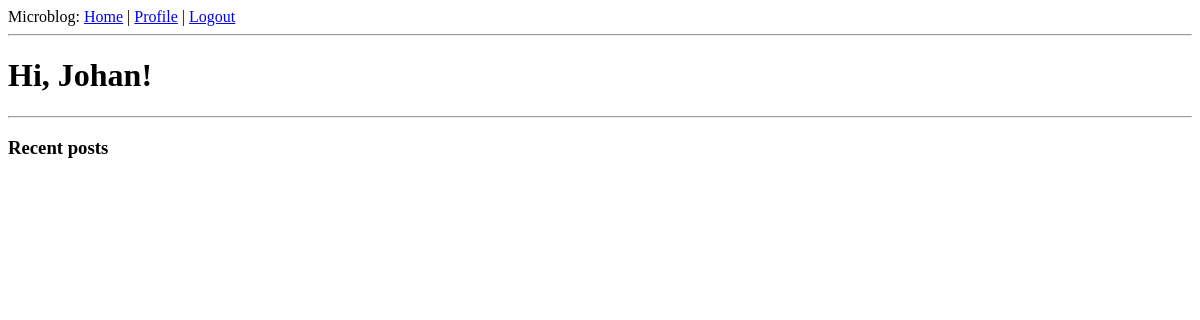
/index (signed in), run on an earlier commit of the app's database.
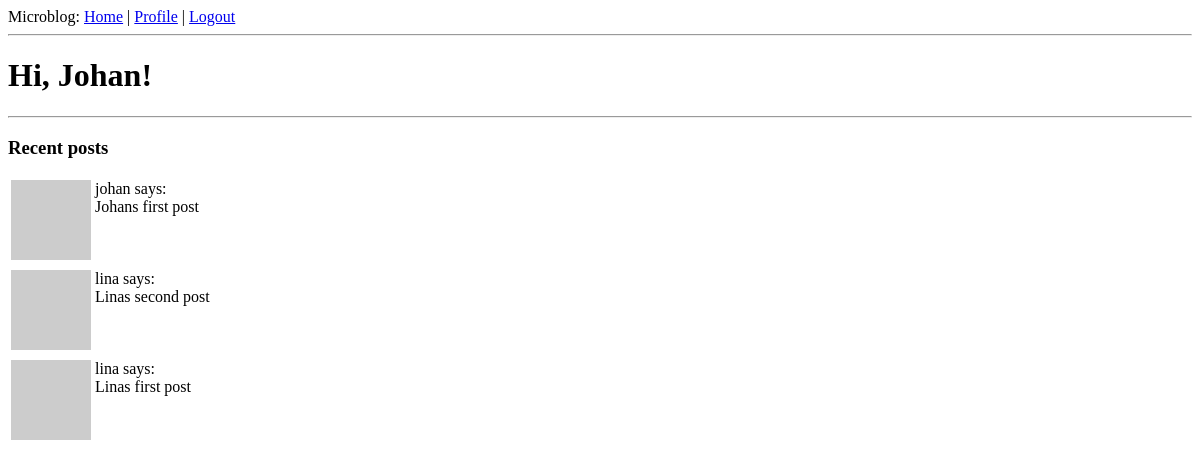
And on a later commit of the database.
### app/models.py (models this page shows, shortened)
class User(UserMixin, db.Model):
    id = db.Column(db.Integer, primary_key=True)
    username = db.Column(db.String(64), index=True, unique=True)
    email = db.Column(db.String(120), index=True, unique=True)
    password_hash = db.Column(db.String(128))
    about_me = db.Column(db.String(140))
    last_seen = db.Column(db.DateTime, default=datetime.utcnow)
    posts = db.relationship('Post', backref='author', lazy='dynamic')
    followed = db.relationship(
        'User', secondary=followers,
        primaryjoin=(followers.c.follower_id == id),
        secondaryjoin=(followers.c.followed_id == id),
        backref=db.backref('followers', lazy='dynamic'), lazy='dynamic')
    def avatar(self, size):
        digest = md5(self.email.lower().encode('utf-8')).hexdigest()
        return 'https://www.gravatar.com/avatar/{}?d=identicon&s={}'.format(
            digest, size)
    def followed_posts(self):
        followed = Post.query.join(
            followers, (followers.c.followed_id == Post.user_id)).filter(
                followers.c.follower_id == self.id)
        own = Post.query.filter_by(user_id=self.id)
        return followed.union(own).order_by(Post.timestamp.desc())

class Post(db.Model):
    id = db.Column(db.Integer, primary_key=True)
    body = db.Column(db.String(140))
    timestamp = db.Column(db.DateTime, index=True, default=datetime.utcnow)
    user_id = db.Column(db.Integer, db.ForeignKey('user.id'))

### app/routes.py (the view, shortened to what this page needs)
@app.route('/')
@app.route('/index')
def index():
    if current_user.is_authenticated:
        user = User.query.filter_by(username=current_user.username).first_or_404()
        posts = User.followed_posts(user);
    return render_template('index.html', title='Home', posts=posts)

### app/models.py (called while the page is built)
@login.user_loader
def load_user(id):
    return User.query.get(int(id))

### app/routes.py (called while the page is built)
@app.before_request
def before_request():
    if current_user.is_authenticated:
        current_user.last_seen = datetime.utcnow()
        db.session.commit()

### app/templates/index.html
{% extends "base.html" %}
{% block content %}
    {% if current_user.username %}
    <h1>Hi, {{ current_user.username.capitalize() }}!</h1>
    {% else %}
    <h1>Hi, unknown user!</h1>
    {% endif %}
    <hr/>
    <h3>Recent posts</h3>
    {% for post in posts %}
        {% include '_post.html' %}
    {% endfor %}
{% endblock %}

### app/templates/base.html (shortened to what this page needs)
<!doctype html>
<html>
    <head>
    </head>
    <body>
        <div>
            Microblog:
            <a href="{{ url_for('index') }}">Home</a> |
            {% if current_user.is_anonymous %}
            <a href="{{ url_for('login') }}">Login</a>
            {% else %}
            <a href="{{ url_for('user', username=current_user.username) }}">Profile</a>  |
            <a href="{{ url_for('logout') }}">Logout</a>
            {% endif %}
        </div>
        <hr>
        {% block content %}{% endblock %}
    </body>
</html>

### app/templates/_post.html
<table>
    <tr valign="top">
        <td><img src="{{ post.author.avatar(36) }}"></td>
        <td>{{ post.author.username }} says:<br>{{ post.body }}</td>
    </tr>
</table>

What changed in the data, as far as the page shows it:
added Post: author.username "johan", body "Johans first post"
added Post: author.username "lina", body "Linas second post"
added Post: author.username "lina", body "Linas first post"
